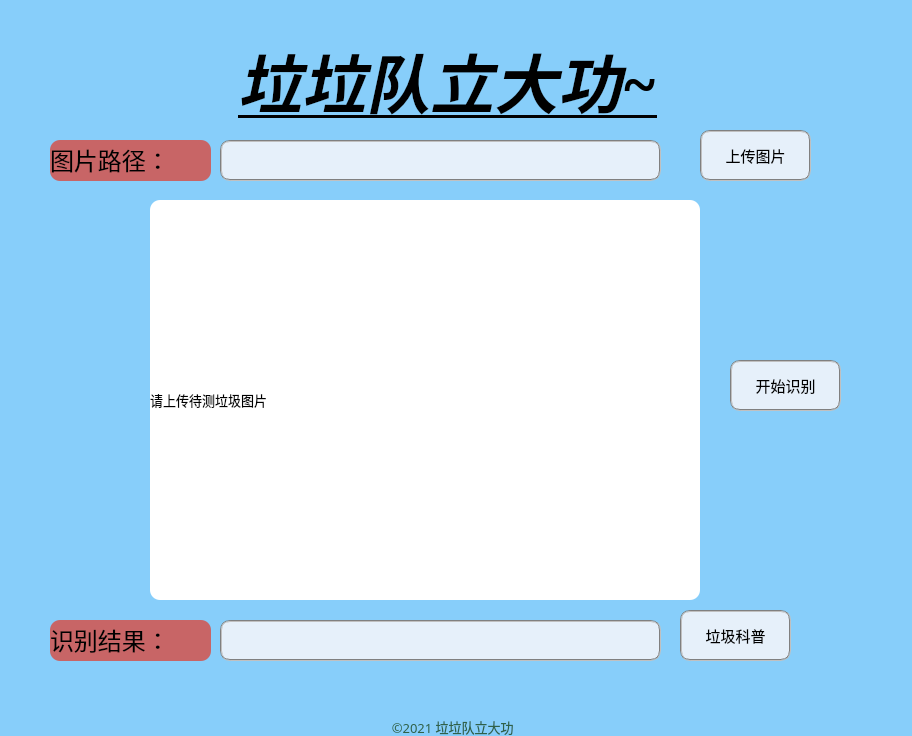
<?xml version="1.0" encoding="UTF-8"?>
<ui version="4.0">
    <class>Dialog</class>
    <widget class="QDialog" name="Dialog">
        <property name="geometry">
            <rect>
                <x>0</x>
                <y>0</y>
                <width>912</width>
                <height>736</height>
            </rect>
        </property>
        <property name="minimumSize">
            <size>
                <width>912</width>
                <height>736</height>
            </size>
        </property>
        <property name="maximumSize">
            <size>
                <width>912</width>
                <height>736</height>
            </size>
        </property>
        <property name="palette">
            <palette>
                <active>
                    <colorrole role="Button">
                        <brush brushstyle="SolidPattern">
                            <color alpha="255">
                                <red>135</red>
                                <green>206</green>
                                <blue>250</blue>
                            </color>
                        </brush>
                    </colorrole>
                    <colorrole role="Base">
                        <brush brushstyle="SolidPattern">
                            <color alpha="255">
                                <red>135</red>
                                <green>206</green>
                                <blue>250</blue>
                            </color>
                        </brush>
                    </colorrole>
                    <colorrole role="Window">
                        <brush brushstyle="SolidPattern">
                            <color alpha="255">
                                <red>135</red>
                                <green>206</green>
                                <blue>250</blue>
                            </color>
                        </brush>
                    </colorrole>
                </active>
                <inactive>
                    <colorrole role="Button">
                        <brush brushstyle="SolidPattern">
                            <color alpha="255">
                                <red>135</red>
                                <green>206</green>
                                <blue>250</blue>
                            </color>
                        </brush>
                    </colorrole>
                    <colorrole role="Base">
                        <brush brushstyle="SolidPattern">
                            <color alpha="255">
                                <red>135</red>
                                <green>206</green>
                                <blue>250</blue>
                            </color>
                        </brush>
                    </colorrole>
                    <colorrole role="Window">
                        <brush brushstyle="SolidPattern">
                            <color alpha="255">
                                <red>135</red>
                                <green>206</green>
                                <blue>250</blue>
                            </color>
                        </brush>
                    </colorrole>
                </inactive>
                <disabled>
                    <colorrole role="Button">
                        <brush brushstyle="SolidPattern">
                            <color alpha="255">
                                <red>135</red>
                                <green>206</green>
                                <blue>250</blue>
                            </color>
                        </brush>
                    </colorrole>
                    <colorrole role="Base">
                        <brush brushstyle="SolidPattern">
                            <color alpha="255">
                                <red>135</red>
                                <green>206</green>
                                <blue>250</blue>
                            </color>
                        </brush>
                    </colorrole>
                    <colorrole role="Window">
                        <brush brushstyle="SolidPattern">
                            <color alpha="255">
                                <red>135</red>
                                <green>206</green>
                                <blue>250</blue>
                            </color>
                        </brush>
                    </colorrole>
                </disabled>
            </palette>
        </property>
        <property name="font">
            <font>
                <family>Arial Narrow</family>
                <pointsize>10</pointsize>
            </font>
        </property>
        <property name="windowTitle">
            <string>Dialog</string>
        </property>
        <property name="layoutDirection">
            <enum>Qt::LeftToRight</enum>
        </property>
        <property name="autoFillBackground">
            <bool>false</bool>
        </property>
        <property name="styleSheet">
            <string notr="true">QDialog{background-color:rgb( 135,206,250);}</string>
        </property>
        <widget class="QLabel" name="label">
            <property name="geometry">
                <rect>
                    <x>20</x>
                    <y>30</y>
                    <width>861</width>
                    <height>101</height>
                </rect>
            </property>
            <property name="palette">
                <palette>
                    <active>
                        <colorrole role="Text">
                            <brush brushstyle="SolidPattern">
                                <color alpha="255">
                                    <red>0</red>
                                    <green>0</green>
                                    <blue>0</blue>
                                </color>
                            </brush>
                        </colorrole>
                        <colorrole role="PlaceholderText">
                            <brush brushstyle="NoBrush">
                                <color alpha="128">
                                    <red>0</red>
                                    <green>0</green>
                                    <blue>0</blue>
                                </color>
                            </brush>
                        </colorrole>
                    </active>
                    <inactive>
                        <colorrole role="Text">
                            <brush brushstyle="SolidPattern">
                                <color alpha="255">
                                    <red>0</red>
                                    <green>0</green>
                                    <blue>0</blue>
                                </color>
                            </brush>
                        </colorrole>
                        <colorrole role="PlaceholderText">
                            <brush brushstyle="NoBrush">
                                <color alpha="128">
                                    <red>0</red>
                                    <green>0</green>
                                    <blue>0</blue>
                                </color>
                            </brush>
                        </colorrole>
                    </inactive>
                    <disabled>
                        <colorrole role="Text">
                            <brush brushstyle="SolidPattern">
                                <color alpha="255">
                                    <red>120</red>
                                    <green>120</green>
                                    <blue>120</blue>
                                </color>
                            </brush>
                        </colorrole>
                        <colorrole role="PlaceholderText">
                            <brush brushstyle="NoBrush">
                                <color alpha="128">
                                    <red>0</red>
                                    <green>0</green>
                                    <blue>0</blue>
                                </color>
                            </brush>
                        </colorrole>
                    </disabled>
                </palette>
            </property>
            <property name="font">
                <font>
                    <family>SimSun</family>
                    <pointsize>15</pointsize>
                    <weight>75</weight>
                    <bold>true</bold>
                </font>
            </property>
            <property name="cursor">
                <cursorShape>UpArrowCursor</cursorShape>
            </property>
            <property name="styleSheet">
                <string notr="true"/>
            </property>
            <property name="text">
                <string>&lt;html&gt;&lt;head/&gt;&lt;body&gt;&lt;p align=&quot;center&quot;&gt;&lt;span style=&quot;
                    font-size:48pt; font-style:italic; text-decoration: underline;&quot;&gt;垃垃队立大功~&lt;/span&gt;&lt;/p&gt;&lt;/body&gt;&lt;/html&gt;
                </string>
            </property>
        </widget>
        <widget class="QLabel" name="label_2">
            <property name="geometry">
                <rect>
                    <x>50</x>
                    <y>620</y>
                    <width>161</width>
                    <height>41</height>
                </rect>
            </property>
            <property name="styleSheet">
                <string notr="true">QLabel{border:2px groove
                    gray;border-radius:10px;background-color:rgb(200,101,102);}
                </string>
            </property>
            <property name="text">
                <string>&lt;html&gt;&lt;head/&gt;&lt;body&gt;&lt;p&gt;&lt;span style=&quot; font-size:18pt;&quot;&gt;识别结果：&lt;/span&gt;&lt;/p&gt;&lt;/body&gt;&lt;/html&gt;</string>
            </property>
        </widget>
        <widget class="QLineEdit" name="lineEdit">
            <property name="enabled">
                <bool>false</bool>
            </property>
            <property name="geometry">
                <rect>
                    <x>220</x>
                    <y>620</y>
                    <width>441</width>
                    <height>41</height>
                </rect>
            </property>
            <property name="styleSheet">
                <string notr="true">QLineEdit {background:#e6f0fa;border:2px groove gray;border-radius:10px;padding:2px
                    4px}
                </string>
            </property>
        </widget>
        <widget class="QLineEdit" name="lineEdit_2">
            <property name="geometry">
                <rect>
                    <x>220</x>
                    <y>140</y>
                    <width>441</width>
                    <height>41</height>
                </rect>
            </property>
            <property name="styleSheet">
                <string notr="true">QLineEdit {background:#e6f0fa;border:2px groove gray;border-radius:10px;padding:2px
                    4px}
                </string>
            </property>
        </widget>
        <widget class="QLabel" name="label_4">
            <property name="geometry">
                <rect>
                    <x>150</x>
                    <y>200</y>
                    <width>550</width>
                    <height>400</height>
                </rect>
            </property>
            <property name="contextMenuPolicy">
                <enum>Qt::PreventContextMenu</enum>
            </property>
            <property name="autoFillBackground">
                <bool>false</bool>
            </property>
            <property name="styleSheet">
                <string notr="true">QLabel{border:2px groove
                    gray;border-radius:10px;background-color:rgb(255,255,255);}
                </string>
            </property>
            <property name="text">
                <string>请上传待测垃圾图片</string>
            </property>
        </widget>
        <widget class="QPushButton" name="pushButton">
            <property name="geometry">
                <rect>
                    <x>730</x>
                    <y>360</y>
                    <width>111</width>
                    <height>51</height>
                </rect>
            </property>
            <property name="minimumSize">
                <size>
                    <width>111</width>
                    <height>51</height>
                </size>
            </property>
            <property name="font">
                <font>
                    <family>Agency FB</family>
                    <pointsize>11</pointsize>
                    <weight>50</weight>
                    <bold>false</bold>
                </font>
            </property>
            <property name="layoutDirection">
                <enum>Qt::RightToLeft</enum>
            </property>
            <property name="styleSheet">
                <string notr="true">QPushButton{background:#e6f0fa;border:2px groove gray;border-radius:10px;padding:2px
                    4px} QPushButton:hover { background-color: rgb(30,144,255); }
                </string>
            </property>
            <property name="text">
                <string>开始识别</string>
            </property>
            <property name="iconSize">
                <size>
                    <width>30</width>
                    <height>30</height>
                </size>
            </property>
        </widget>
        <widget class="QPushButton" name="pushButton_2">
            <property name="geometry">
                <rect>
                    <x>700</x>
                    <y>130</y>
                    <width>111</width>
                    <height>51</height>
                </rect>
            </property>
            <property name="font">
                <font>
                    <family>Agency FB</family>
                    <pointsize>11</pointsize>
                    <weight>50</weight>
                    <bold>false</bold>
                </font>
            </property>
            <property name="layoutDirection">
                <enum>Qt::RightToLeft</enum>
            </property>
            <property name="styleSheet">
                <string notr="true">QPushButton{background:#e6f0fa;border:2px groove gray;border-radius:10px;padding:2px
                    4px} QPushButton:hover { background-color: rgb(240,128,128); }
                </string>
            </property>
            <property name="text">
                <string>上传图片</string>
            </property>
        </widget>
        <widget class="QLabel" name="label_3">
            <property name="geometry">
                <rect>
                    <x>50</x>
                    <y>140</y>
                    <width>161</width>
                    <height>41</height>
                </rect>
            </property>
            <property name="styleSheet">
                <string notr="true">QLabel{border:2px groove
                    gray;border-radius:10px;background-color:rgb(200,101,102);}
                </string>
            </property>
            <property name="text">
                <string>&lt;html&gt;&lt;head/&gt;&lt;body&gt;&lt;p&gt;&lt;span style=&quot; font-size:18pt;&quot;&gt;图片路径：&lt;/span&gt;&lt;/p&gt;&lt;/body&gt;&lt;/html&gt;</string>
            </property>
        </widget>
        <widget class="QLabel" name="label_5">
            <property name="geometry">
                <rect>
                    <x>0</x>
                    <y>710</y>
                    <width>911</width>
                    <height>31</height>
                </rect>
            </property>
            <property name="font">
                <font>
                    <family>Bahnschrift</family>
                    <pointsize>16</pointsize>
                </font>
            </property>
            <property name="text">
                <string>&lt;html&gt;&lt;head/&gt;&lt;body&gt;&lt;p align=&quot;center&quot;&gt;&lt;span style=&quot;
                    font-size:10pt; color:#306148;&quot;&gt;©2021 垃垃队立大功&lt;/span&gt;&lt;/p&gt;&lt;/body&gt;&lt;/html&gt;
                </string>
            </property>
        </widget>
        <widget class="QPushButton" name="pushButton_3">
            <property name="geometry">
                <rect>
                    <x>680</x>
                    <y>610</y>
                    <width>111</width>
                    <height>51</height>
                </rect>
            </property>
            <property name="minimumSize">
                <size>
                    <width>111</width>
                    <height>51</height>
                </size>
            </property>
            <property name="font">
                <font>
                    <family>Agency FB</family>
                    <pointsize>11</pointsize>
                    <weight>50</weight>
                    <bold>false</bold>
                </font>
            </property>
            <property name="layoutDirection">
                <enum>Qt::LeftToRight</enum>
            </property>
            <property name="styleSheet">
                <string notr="true">QPushButton{background:#e6f0fa;border:2px groove gray;border-radius:10px;padding:2px
                    4px} QPushButton:hover { background-color: rgb(85, 170, 127); }
                </string>
            </property>
            <property name="text">
                <string>垃圾科普</string>
            </property>
            <property name="iconSize">
                <size>
                    <width>30</width>
                    <height>30</height>
                </size>
            </property>
        </widget>
    </widget>
    <resources/>
    <connections/>
</ui>
